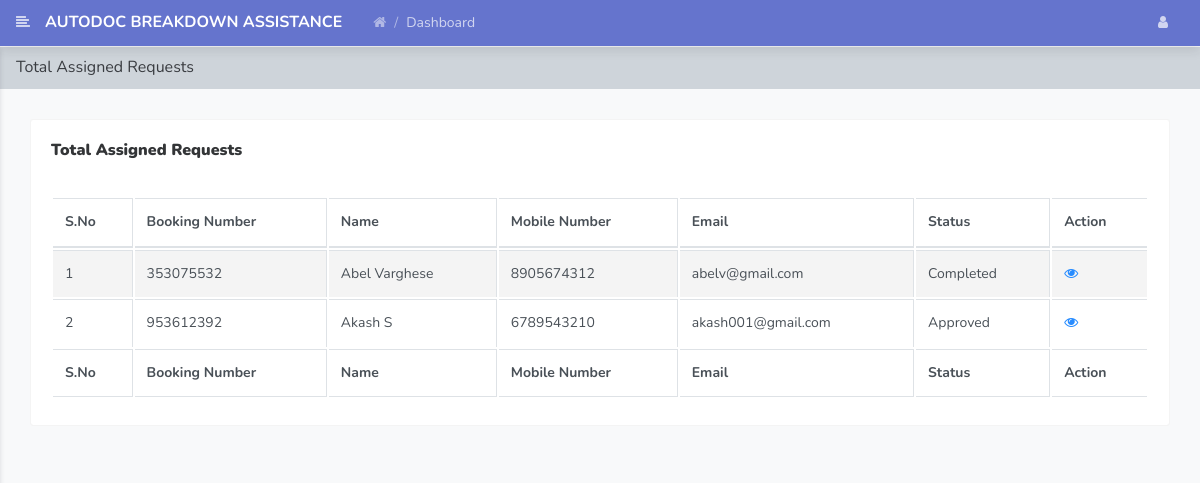
Screenshot of /autodoc/driver/total-request.php (signed in) with the database file from the repository.
### tables this page shows
CREATE TABLE `tblbook` (
  `ID` int(10) NOT NULL,
  `BookingNumber` int(10) DEFAULT NULL,
  `Name` varchar(200) DEFAULT NULL,
  `Email` varchar(200) DEFAULT NULL,
  `PhoneNumber` bigint(10) DEFAULT NULL,
  `PickupLoc` varchar(200) DEFAULT NULL,
  `Destination` varchar(200) DEFAULT NULL,
  `ServiceType` varchar(200) DEFAULT NULL,
  `PickupTime` varchar(200) DEFAULT NULL,
  `DateofRequest` timestamp NOT NULL DEFAULT current_timestamp(),
  `Remark` varchar(200) DEFAULT NULL,
  `Status` varchar(200) DEFAULT NULL,
  `AssignTo` varchar(200) DEFAULT NULL,
  `UpdationDate` timestamp NOT NULL DEFAULT current_timestamp() ON UPDATE current_timestamp()
);

### autodoc/driver/total-request.php (the view, shortened to what this page needs)
<?php
include('includes/dbconnection.php');
if (strlen($_SESSION['vamsid']==0)) {
  header('location:logout.php');
  } else{
?>
<!doctype html>
<html lang="en">
<head>
    <link rel="stylesheet" href="../assets/vendor/themify-icons/themify-icons.css">
    <link rel="stylesheet" href="../assets/vendor/fontawesome/css/font-awesome.min.css">
    <link rel="stylesheet" href="../assets/vendor/jquery-datatable/dataTables.bootstrap4.min.css">
    <link  rel="stylesheet" href="../assets/css/main.css">
</head>
<body class="theme-indigo">
<?php include_once('includes/header.php');?>
    <div class="main_content" id="main-content">
        <div class="page">
            <nav class="navbar navbar-expand-lg navbar-light bg-light">
                <a class="navbar-brand" href="javascript:void(0);">Total Assigned Requests</a>
            </nav>
            <div class="container-fluid">
                <div class="row clearfix">
                    <div class="col-lg-12">
                        <div class="card">
                            <div class="header">
                                <h2><strong>Total Assigned Requests</strong></h2>
                            </div>
                            <div class="body">
                                <div class="table-responsive">
                                    <table class="table table-bordered table-striped table-hover js-basic-example dataTable">
                                        <thead>
                                            <tr>
                                               <th>S.No</th>
                                        <th>Booking Number</th>
                                        <th>Name</th>
                                        <th>Mobile Number</th>
                                        <th>Email</th>
                                    <th>Status</th>
                                        <th>Action</th>
                                            </tr>
                                        </thead>
                                        <tfoot>
                                            <tr>
                                              <th>S.No</th>
                                        <th>Booking Number</th>
                                        <th>Name</th>
                                        <th>Mobile Number</th>
                                        <th>Email</th>
                                    <th>Status</th>
                                        <th>Action</th>
                                            </tr>
                                        </tfoot>
                                        <tbody>
                                            <tr>
                                               <?php
                                               $did=$_SESSION['vamsdid'];
$sql="SELECT * from  tblbook where  AssignTo=:did";
$query = $dbh -> prepare($sql);
$query-> bindParam(':did', $did, PDO::PARAM_STR);
$query->execute();
$results=$query->fetchAll(PDO::FETCH_OBJ);
$cnt=1;
if($query->rowCount() > 0)
{
foreach($results as $row)
{               ?>
                                              <td><?php echo htmlentities($cnt);?></td>
                                        <td><?php  echo htmlentities($row->BookingNumber);?></td>
                                        <td><?php  echo htmlentities($row->Name);?></td>
                                        <td><?php  echo htmlentities($row->PhoneNumber);?></td>
                                        <td><?php  echo htmlentities($row->Email);?></td>
                                             <?php if($row->Status==""){ ?>
                     <td><?php echo "Not Updated Yet"; ?></td>
<?php } else { ?>                  <td><?php  echo htmlentities($row->Status);?>
                  </td>
                  <?php } ?>
                                        <td><a href="view-booking-detail.php?editid=<?php echo htmlentities ($row->ID);?>&&bookid=<?php echo htmlentities ($row->BookingNumber);?>"><i class="fa fa-eye" aria-hidden="true"></i></a></td>
                                            </tr>
                                         <?php $cnt=$cnt+1;}} ?>
                                        </tbody>
                                    </table>
                                </div>
                            </div>
                        </div>
                    </div>
                </div>
            </div>
        </div>
    </div>
</body>
</html><?php }  ?>

### rows the page displays
tblbook: BookingNumber "353075532", Name "Abel Varghese", PhoneNumber "8905674312", Email "abelv@gmail.com", Status "Completed"
tblbook: BookingNumber "953612392", Name "Akash S", PhoneNumber "6789543210", Email "akash001@gmail.com", Status "Approved"
